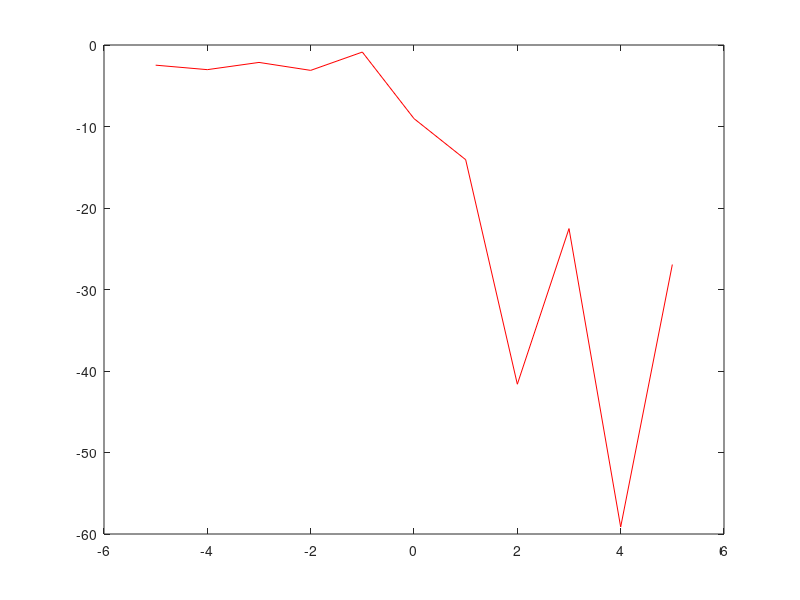

Reproduce this figure in MATLAB. (Note: this script raises an error after producing the figure.)
close all;
clear all;
clc;
%exact equation og Gd
nu = -5:5
ind = 0;
for vmuer=-5:5
ind = ind+1;
intfe = quad('exp((-j*pi*x.^2)/2)',vmuer,20);
fe = abs((0.5+0.5*j)*intfe)
gdb_e(ind)= 20*log10(fe)
end
plot(nu,gdb_e,'r');
gtext('Exact')
xlabel('Exact Fresnel Diffraction Parameter')
ylabel('Diffraction Loss (dB)')
hold on
v=-5:0.01:5;
for n=1:length(v)
if v(n) <= -1
G(n)=0;
elseif v(n) <= 0
G(n)=20*log10(0.5-0.62*v(n));
elseif v(n) <= 1
G(n)=20*log10(0.5*exp(-0.95*v(n)));
elseif v(n) <= 2.4
G(n)=20*log10(0.4-sqrt(0.1184-(0.38-0.1*v(n))^2));
else
G(n)=20*log10(0.225/v(n));
end
end
plot(v, G, 'b')
gtext('Approx')
xlabel('Approx Fresnel Diffraction Parameter')
ylabel('Diffraction Loss (dB)')
hold off
